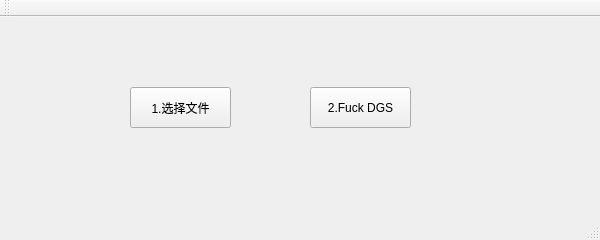
<?xml version="1.0" encoding="UTF-8"?>
<ui version="4.0">
 <class>MainWindow</class>
 <widget class="QMainWindow" name="MainWindow">
  <property name="geometry">
   <rect>
    <x>0</x>
    <y>0</y>
    <width>600</width>
    <height>240</height>
   </rect>
  </property>
  <property name="sizePolicy">
   <sizepolicy hsizetype="Fixed" vsizetype="Fixed">
    <horstretch>0</horstretch>
    <verstretch>0</verstretch>
   </sizepolicy>
  </property>
  <property name="minimumSize">
   <size>
    <width>600</width>
    <height>240</height>
   </size>
  </property>
  <property name="maximumSize">
   <size>
    <width>600</width>
    <height>240</height>
   </size>
  </property>
  <property name="windowTitle">
   <string>Fuck DGS</string>
  </property>
  <widget class="QWidget" name="centralWidget">
   <widget class="QPushButton" name="pushButtonSelect">
    <property name="geometry">
     <rect>
      <x>130</x>
      <y>70</y>
      <width>101</width>
      <height>41</height>
     </rect>
    </property>
    <property name="text">
     <string>1.选择文件</string>
    </property>
   </widget>
   <widget class="QPushButton" name="pushButtonFuck">
    <property name="geometry">
     <rect>
      <x>310</x>
      <y>70</y>
      <width>101</width>
      <height>41</height>
     </rect>
    </property>
    <property name="text">
     <string>2.Fuck DGS</string>
    </property>
   </widget>
  </widget>
  <widget class="QMenuBar" name="menuBar">
   <property name="geometry">
    <rect>
     <x>0</x>
     <y>0</y>
     <width>600</width>
     <height>26</height>
    </rect>
   </property>
  </widget>
  <widget class="QToolBar" name="mainToolBar">
   <attribute name="toolBarArea">
    <enum>TopToolBarArea</enum>
   </attribute>
   <attribute name="toolBarBreak">
    <bool>false</bool>
   </attribute>
  </widget>
  <widget class="QStatusBar" name="statusBar"/>
 </widget>
 <layoutdefault spacing="6" margin="11"/>
 <resources/>
 <connections/>
</ui>
